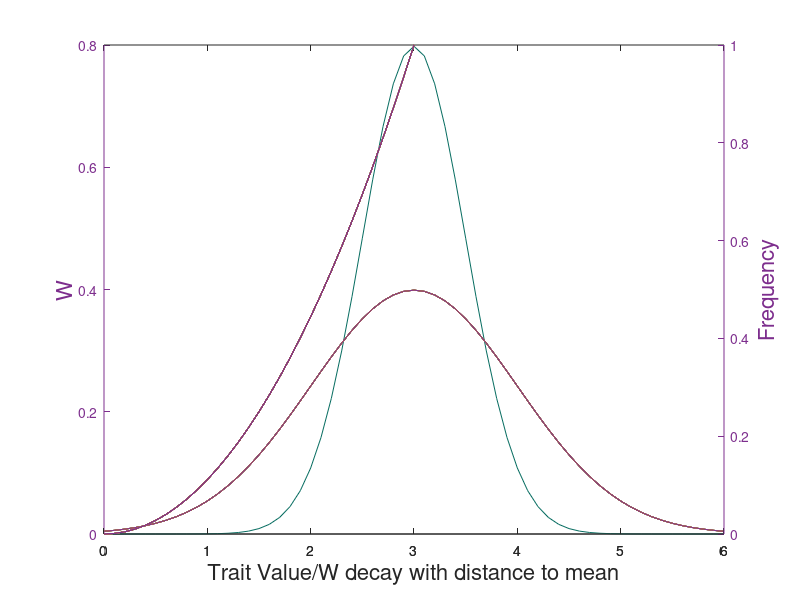

This figure's MATLAB source:
%1. Initial trait distributions
mu = 0;%Mean
for s = 0.5;%Extend n-species:0.5:20;
r1 = -6*s:1e-1:6*s;  
yr1 = normpdf(r1, mu, s);
r1 = r1 + abs(min(r1));% Move everything to the right.
hr1 = plot(r1,yr1);%Visualize
a =unifrnd(0,1);
b =unifrnd(0,1);
c =unifrnd(0,1);
set(hr1,'color',[a b c]);
end

for s = 1;%Extend n-species:0.5:2;
p1 = -3*s:1e-1:3*s;  %smaller 5e-1
yp1 = normpdf(p1, mu, s);
p1 = p1 + abs(min(p1));% Move everything to the right.
end
%2. Compute W each phenotype
for gamma = 1:10;
  Wr = zeros(length(r1));
for i = 1:length(r1); 
     r1(1,i);
     mean(r1);
     %Wr(i,2) = abs(1/(1 + e^gamma*(r1(1,i) - mean(r1))^2));
     Wr(i,2) = abs(e^gamma*((r1(1,i) - mean(r1)))^2);
     Wr(i,1) = abs(r1(1,i) - mean(r1));
end
hold on
ax = plotyy (p1, yp1, Wr(:,1), Wr(:,2)/(max(Wr(:,2))));
xlabel('Trait Value/W decay with distance to mean','fontsize', 16)
ylabel(ax(1),'W','fontsize', 16)
ylabel(ax(2),'Frequency','fontsize', 16)
end

